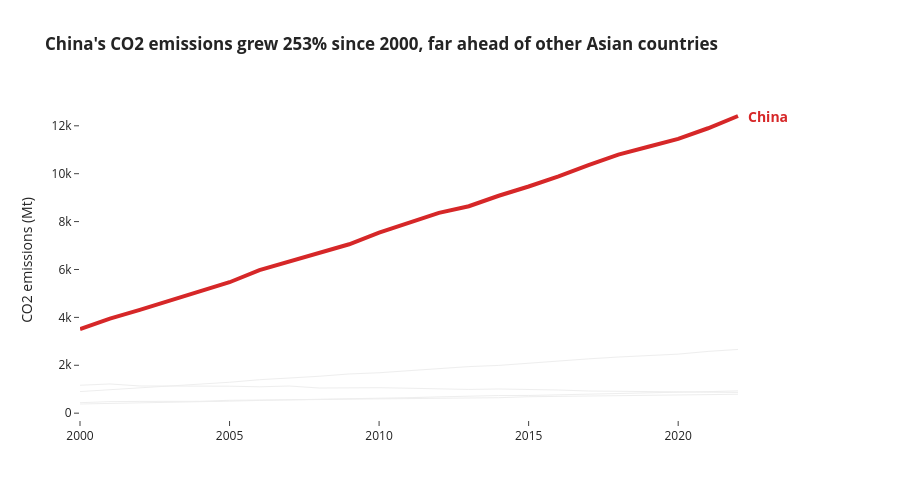

The cell this chart's notebook holds for it:
### Markdown cell above
---
## Task 2 — A line chart showing CO2 emissions over time for all Asian countries in the dataset, with one country highlighted.

**same requirements as Task1**

### Code cell
# Task — Multi-series line with highlight
# YOUR CODE HERE
import pandas as pd
import plotly.graph_objects as go

df = pd.read_csv('../data/co2_emissions.csv')

HIGHLIGHT = 'China'
asia = df[df['Region'] == 'Asia']

fig = go.Figure()

# Other Asian countries: thin grey lines
for country, d in asia.groupby('Country'):
    if country != HIGHLIGHT:
        fig.add_trace(go.Scatter(x=d['Year'], y=d['CO2_Mt'], mode='lines',
                                 line=dict(color='#EEEEEE', width=1),
                                 showlegend=False))

# Highlighted country: thick red line
h = asia[asia['Country'] == HIGHLIGHT].sort_values('Year')
fig.add_trace(go.Scatter(x=h['Year'], y=h['CO2_Mt'], mode='lines',
                         line=dict(color='#D62728', width=4),
                         showlegend=False))

# Direct label at the end of the line
fig.add_annotation(x=h['Year'].iloc[-1], y=h['CO2_Mt'].iloc[-1],
                   text=f'<b>{HIGHLIGHT}</b>', showarrow=False,
                   xanchor='left', xshift=8,
                   font=dict(color='#D62728', size=14))

# Insight title based on the data
change = (h['CO2_Mt'].iloc[-1] / h['CO2_Mt'].iloc[0] - 1) * 100
fig.update_layout(
    title=f"<b>{HIGHLIGHT}'s CO2 emissions grew {change:.0f}% since 2000, "
          f"far ahead of other Asian countries</b>",
    template='simple_white',
    xaxis=dict(title='', showgrid=False, showline=False, tickangle=0),
    yaxis=dict(title='CO2 emissions (Mt)', showgrid=False, showline=False),
    margin=dict(r=110), width=900, height=500)

fig.show()

### Figure 1 — Plotly figure (JSON) as saved in the notebook; plotly's stock layout.template omitted (floating-point values rounded to 4 significant figures)
{"data": [{"line": {"color": "#EEEEEE", "width": 1}, "mode": "lines", "showlegend": false, "type": "scatter", "x": [2000, 2001, 2002, 2003, 2004, 2005, 2006, 2007, 2008, 2009, 2010, 2011, 2012, 2013, 2014, 2015, 2016, 2017, 2018, 2019, 2020, 2021, 2022], "y": [901.6, 974.6, 1056.0, 1146.0, 1205.0, 1291.0, 1396.0, 1466.0, 1542.0, 1637.0, 1687.0, 1774.0, 1865.0, 1945.0, 1994.0, 2092.0, 2177.0, 2267.0, 2345.0, 2419.0, 2466.0, 2580.0, 2661.0]}, {"line": {"color": "#EEEEEE", "width": 1}, "mode": "lines", "showlegend": false, "type": "scatter", "x": [2000, 2001, 2002, 2003, 2004, 2005, 2006, 2007, 2008, 2009, 2010, 2011, 2012, 2013, 2014, 2015, 2016, 2017, 2018, 2019, 2020, 2021, 2022], "y": [382.8, 400.4, 430.7, 453.8, 482.6, 501.9, 533.0, 551.8, 586.6, 602.5, 614.5, 647.3, 680.1, 717.7, 736.3, 738.2, 768.8, 813.7, 834.8, 872.3, 876.5, 898.5, 930.5]}, {"line": {"color": "#EEEEEE", "width": 1}, "mode": "lines", "showlegend": false, "type": "scatter", "x": [2000, 2001, 2002, 2003, 2004, 2005, 2006, 2007, 2008, 2009, 2010, 2011, 2012, 2013, 2014, 2015, 2016, 2017, 2018, 2019, 2020, 2021, 2022], "y": [1166.0, 1220.0, 1136.0, 1131.0, 1151.0, 1127.0, 1101.0, 1133.0, 1050.0, 1061.0, 1064.0, 1042.0, 1005.0, 990.9, 1010.0, 996.6, 967.4, 925.1, 916.6, 914.5, 902.8, 898.1, 865.1]}, {"line": {"color": "#EEEEEE", "width": 1}, "mode": "lines", "showlegend": false, "type": "scatter", "x": [2000, 2001, 2002, 2003, 2004, 2005, 2006, 2007, 2008, 2009, 2010, 2011, 2012, 2013, 2014, 2015, 2016, 2017, 2018, 2019, 2020, 2021, 2022], "y": [438.1, 481.5, 490.6, 490.8, 494.6, 537.2, 539.0, 566.1, 570.0, 585.4, 595.9, 620.6, 631.1, 649.6, 646.2, 686.5, 704.0, 706.0, 738.5, 750.8, 755.8, 777.3, 789.5]}, {"line": {"color": "#D62728", "width": 4}, "mode": "lines", "showlegend": false, "type": "scatter", "x": [2000, 2001, 2002, 2003, 2004, 2005, 2006, 2007, 2008, 2009, 2010, 2011, 2012, 2013, 2014, 2015, 2016, 2017, 2018, 2019, 2020, 2021, 2022], "y": [3514.0, 3952.0, 4312.0, 4692.0, 5079.0, 5468.0, 5974.0, 6323.0, 6673.0, 7053.0, 7543.0, 7972.0, 8365.0, 8641.0, 9078.0, 9466.0, 9887.0, 10360.0, 10790.0, 11130.0, 11450.0, 11900.0, 12410.0]}], "layout": {"annotations": [{"font": {"color": "#D62728", "size": 14}, "showarrow": false, "text": "<b>China</b>", "x": 2022, "xanchor": "left", "xshift": 8, "y": 12410.0}], "height": 500, "margin": {"r": 110}, "title": {"text": "<b>China's CO2 emissions grew 253% since 2000, far ahead of other Asian countries</b>"}, "width": 900, "xaxis": {"showgrid": false, "showline": false, "tickangle": 0, "title": {"text": ""}}, "yaxis": {"showgrid": false, "showline": false, "title": {"text": "CO2 emissions (Mt)"}}}}
